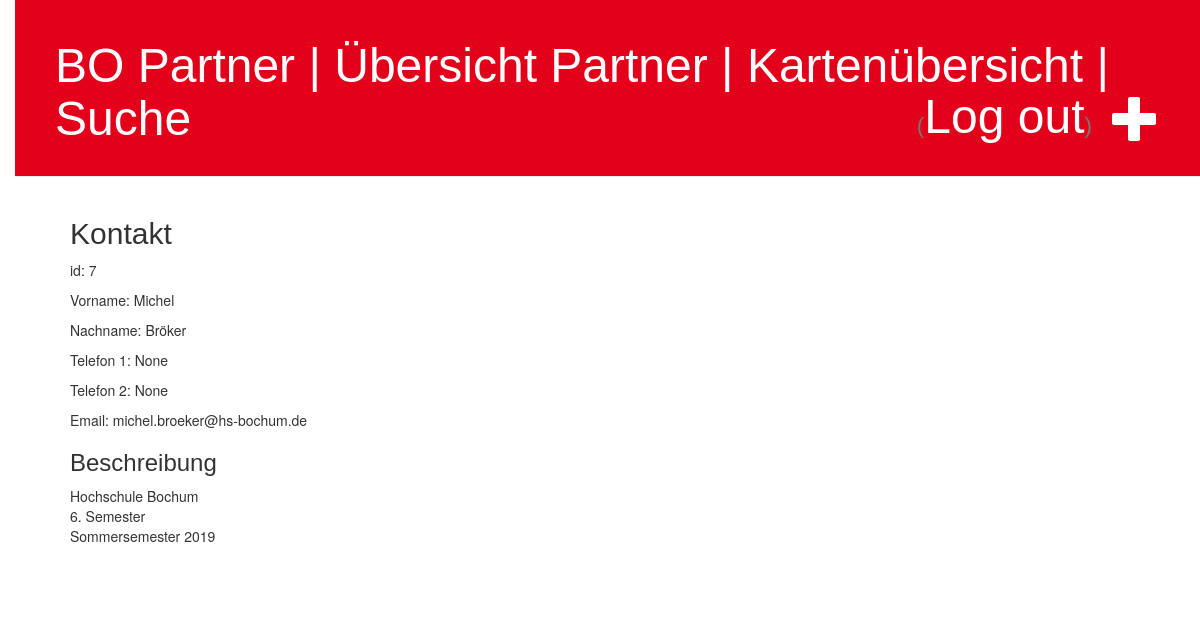
/firmen/kontakt_detail/7 (signed in), run on the app's committed database.
### crm/models.py (models this page shows, shortened)
class KontaktFirma(models.Model):
    vorname = models.CharField(max_length=50, blank=False) #max_length = required
    nachname = models.CharField(max_length=50, blank=False)
    email = models.EmailField(null=True)
    telefon = models.CharField(max_length=30, blank=True, null=True)
    telefon2 = models.CharField(max_length=30, blank=True, null=True)
    freie_beschreibung = models.TextField(null=True, blank=True)
    firma = models.ForeignKey(Firma,on_delete=models.SET_NULL, null=True, blank=True)
    class Meta:
        verbose_name_plural = "Kontakt Firmen"

### crm/views.py (the view)
# urls.py: path('firmen/kontakt_detail/<int:pk>', views.kontakt_detail, name='kontakt_detail'),
@login_required
def kontakt_detail(request, pk):
    kontakt = get_object_or_404(KontaktFirma, pk=pk)
    return render(request, 'bopartner/kontakt_detail.html', {'kontakt':kontakt})

### crm/templates/bopartner/kontakt_detail.html
{% extends 'bopartner/base.html' %}
{% block content %}
    <div class="post">
        <h2>Kontakt</h2>
        <p>id: {{kontakt.pk}}</p>
        <p>Vorname: {{ kontakt.vorname }}</p>
        <p>Nachname: {{ kontakt.nachname|linebreaksbr }}</p>
        <p>Telefon 1: {{ kontakt.telefon|linebreaksbr }}</p>
        <p>Telefon 2: {{ kontakt.telefon2|linebreaksbr }}</p>
        <p>Email: {{ kontakt.email|linebreaksbr }}</p>
        <h3>Beschreibung</h3>
        <p>{{ kontakt.freie_beschreibung|linebreaksbr }}</p>
    </div>
{% endblock %}

### crm/static/css/bopartner.css (style rules this page uses)
body { padding-left: 15px; }
h1, h2, h3, h4 { font-family: '', Helvetica,Arial,sans-serif; }
.post { margin-bottom: 70px; }

### data on the page
KontaktFirma: pk "7", vorname "Michel", nachname "Bröker", telefon "None", telefon2 "None", email "michel.broeker@hs-bochum.de", freie_beschreibung "Hochschule Bochum 6. Semester Sommersemester 2019"
